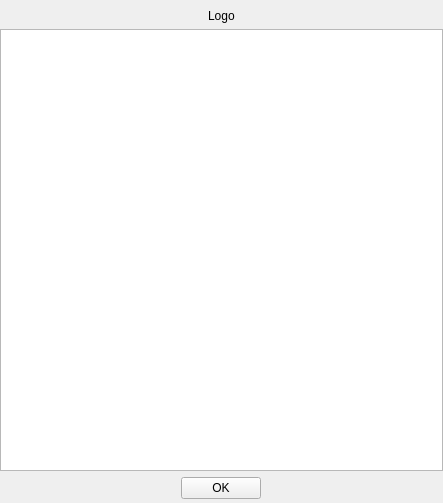
<?xml version="1.0" encoding="UTF-8"?>
<ui version="4.0">
 <class>About</class>
 <widget class="QWidget" name="About">
  <property name="geometry">
   <rect>
    <x>0</x>
    <y>0</y>
    <width>443</width>
    <height>503</height>
   </rect>
  </property>
  <property name="windowTitle">
   <string>Form</string>
  </property>
  <layout class="QVBoxLayout" name="verticalLayout">
   <property name="leftMargin">
    <number>0</number>
   </property>
   <property name="topMargin">
    <number>9</number>
   </property>
   <property name="rightMargin">
    <number>0</number>
   </property>
   <property name="bottomMargin">
    <number>4</number>
   </property>
   <item>
    <widget class="QWidget" name="widget" native="true">
     <layout class="QVBoxLayout" name="verticalLayout_3">
      <property name="leftMargin">
       <number>0</number>
      </property>
      <property name="topMargin">
       <number>0</number>
      </property>
      <property name="rightMargin">
       <number>0</number>
      </property>
      <property name="bottomMargin">
       <number>0</number>
      </property>
      <item>
       <layout class="QVBoxLayout" name="verticalLayout_2">
        <item alignment="Qt::AlignHCenter|Qt::AlignVCenter">
         <widget class="QLabel" name="logoDisplay">
          <property name="text">
           <string>Logo</string>
          </property>
         </widget>
        </item>
        <item>
         <widget class="QTextBrowser" name="aboutTextView">
          <property name="openExternalLinks">
           <bool>true</bool>
          </property>
         </widget>
        </item>
        <item alignment="Qt::AlignHCenter|Qt::AlignVCenter">
         <widget class="QPushButton" name="pushButton">
          <property name="text">
           <string>OK</string>
          </property>
         </widget>
        </item>
       </layout>
      </item>
     </layout>
    </widget>
   </item>
  </layout>
 </widget>
 <resources/>
 <connections/>
</ui>
